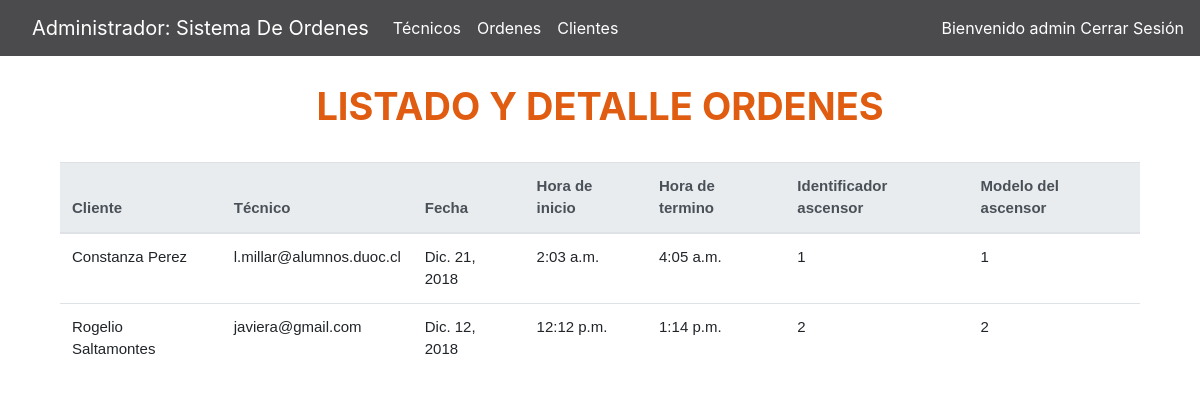
Screenshot of /ascensor/ListadoOrdenes.html (signed in) with the database file from the repository.
### ascensor/models.py (models this page shows)
class Tecnico(AbstractUser):
    email = models.EmailField(unique=True)
    USERNAME_FIELD = 'email'
    REQUIRED_FIELDS = ['username']

class Orden(models.Model):
    objects = models.Manager()
    cliente = models.ForeignKey(Cliente,on_delete=models.DO_NOTHING)
    tecnico = models.ForeignKey(Tecnico,on_delete=models.DO_NOTHING,verbose_name="Técnico")
    fecha = models.DateField()
    horaInicio = models.TimeField(verbose_name="Hora de inicio")
    horaTermino = models.TimeField(verbose_name="Hora de termino")
    identificadorAscensor = models.CharField(max_length=20,verbose_name="Identificador ascensor")
    modeloAscensor = models.CharField(max_length=20,verbose_name="Modelo del ascensor")
    fallas = models.TextField(blank=True)
    reparaciones = models.TextField(blank=True)
    piezas = models.TextField(blank=True)
    nombreReceptor = models.CharField(max_length=50,verbose_name="Nombre del receptor")

class Cliente(models.Model):
    objects = models.Manager()
    nombre = models.CharField(max_length=25)
    direccion = models.CharField(max_length=50)
    region = models.CharField(max_length=50)
    comuna = models.CharField(max_length=50)
    telefono = models.CharField(max_length=9)
    correo = models.EmailField()
    tecnico = models.ManyToManyField(Tecnico,verbose_name="Técnicos asignados")

### ascensor/views.py (the view)
# urls.py: path('ListadoOrdenes.html', views.listadoOrdenes, name='listadoOrdenes'),
@staff_member_required(login_url=settings.LOGIN_URL)
def listadoOrdenes(request):
    ordenes = Orden.objects.all()
    return render(request, 'ascensor/ListadoOrdenes.html', {'ordenes':ordenes})

### ascensor/templates/ascensor/ListadoOrdenes.html (shortened to what this page needs)
{% extends 'ascensor/base_admin.html' %}
{% load crispy_forms_tags %}
{% block content %}
<div class="row">&nbsp;</div>
    <h3 class="Titulo">Listado Y Detalle Ordenes</h3>
    <div class="row">&nbsp;</div>
    <div class="container-fluid ">
        <table class="table" id="cliente-tabla" >
            <thead class="thead-light">
            <tr>
                <th scope="col">Cliente</th>
                <th scope="col">Técnico</th>
                <th scope="col">Fecha</th>
                <th scope="col">Hora de inicio</th>
                <th scope="col">Hora de termino</th>
                <th scope="col">Identificador ascensor</th>
                <th scope="col">Modelo del ascensor</th>
            </tr>
            </thead>
            <tbody id="cuerpoTabla">
            {% for orden in ordenes %}
                <tr>
                    <td data-label="Cliente: &nbsp">{{orden.cliente.nombre}}</td>
                    <td data-label="Cliente: &nbsp">{{orden.tecnico}}</td>
                    <td data-label="Fecha: &nbsp">{{orden.fecha}}</td>
                    <td data-label="Hora de inicio: &nbsp">{{orden.horaInicio}}</td>
                    <td data-label="Hora de termino: &nbsp">{{orden.horaTermino}}</td>
                    <td data-label="Identificador ascensor: &nbsp">{{orden.identificadorAscensor}}</td>
                    <td data-label="Modelo del ascensor: &nbsp">{{orden.modeloAscensor}}</td>
                </tr>
            {% endfor %}
            </tbody>
        </table>
    </div>
{% endblock %}

### ascensor/templates/ascensor/base_admin.html (shortened to what this page needs)
{% load static %}
<!doctype html>
<html lang="en">
  <head>
    <link rel="stylesheet" href="https://stackpath.bootstrapcdn.com/bootstrap/4.1.3/css/bootstrap.min.css">
    <link rel="stylesheet" href="https://use.fontawesome.com/releases/v5.5.0/css/all.css">
    <link href="{% static 'ascensor/css/base.css' %}" rel="stylesheet">
    <link href="{% static 'ascensor/css/cuerpo.css' %}" rel="stylesheet">
  </head>
  <body>
    <header>
      <nav class="navbar navbar-expand-md navbar-dark fixed-top bg-dark">
          <a class="navbar-brand" href="/ascensor/" >
            <a class="navbar-brand" href="/ascensor/">Administrador: Sistema De Ordenes</a>
          </a>
        <div class="collapse navbar-collapse" id="navbarCollapse">
          <ul class="navbar-nav mr-auto">
              <li class="nav-item active">
                  <a class="nav-link" href="ListadoTecnicos.html">Técnicos</a>
              </li>
            <li class="nav-item active">
              <a class="nav-link" href="ListadoOrdenes.html">Ordenes</a>
            </li>
            <li class="nav-item active">
                <a class="nav-link" href="ListadoClientes.html">Clientes</a>
            </li>
          </ul>
          <form class="form-inline mt-2 mt-md-0">
              {% if user.is_authenticated %}
              <div style="color: #FFF;">Bienvenido {{ user.username }}&nbsp;</div>
                  <a href="{% url 'salir' %}" alt="Cerrar Sesion">Cerrar Sesión</a>
              {% else %}
              <a  class="d-none d-md-block col-xs-12 col-md-4 col-lg-2"  href="index.html">
                  <img src="{% static 'ascensor/img/user.png' %}"  id="login" alt="Iniciar Sesión"/>
              </a>
              {% endif %}
          </form>
        </div>
      </nav>
    </header>
    <main role="main" class="container">
    {% block content %}
    {% endblock %}
    </main>
  </body>
</html>

### ascensor/static/ascensor/css/base.css (style rules this page uses)
html { position: relative; min-height: 100%; }
body { margin-bottom: 60px; }
.navbar { background-color: rgb(75, 75, 78) !important; }
.navbar a { color: white !important; }
body > .container { padding: 60px 15px 0; }

### ascensor/static/ascensor/css/cuerpo.css (style rules this page uses)
.Titulo { text-transform: uppercase; color:rgb(223, 92, 17); font-weight: bold; font-size: 38px; text-align: center; }
#cliente-tabla { font-family: Helvetica; font-size: 15px; }

### rows the page displays
Tecnico: username "admin"
Orden: cliente.nombre "Constanza Perez", tecnico "l.millar@alumnos.duoc.cl", fecha "Dic. 21, 2018", horaInicio "2:03 a.m.", horaTermino "4:05 a.m.", identificadorAscensor "1", modeloAscensor "1"
Orden: cliente.nombre "Rogelio Saltamontes", tecnico "javiera@gmail.com", fecha "Dic. 12, 2018", horaInicio "12:12 p.m.", horaTermino "1:14 p.m.", identificadorAscensor "2", modeloAscensor "2"
